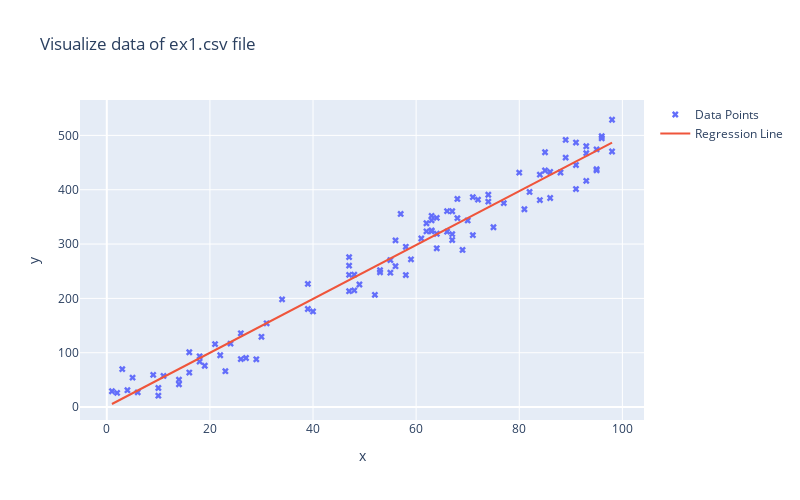

This figure's notebook cell:
### Code cell
x_range = np.linspace(x_col.min(), x_col.max(), 100)
y_range = theta_updated[0] + theta_updated[1] * x_range


fig = go.Figure()
fig.add_trace(go.Scatter(x= pd_dataframe['x'], y= pd_dataframe['y'], mode= 'markers', marker= dict(symbol= 'x'), name= 'Data Points'))
fig.add_trace(go.Scatter(x=x_range, y=y_range, mode='lines', name= 'Regression Line'))
fig.update_xaxes(title = 'x')
fig.update_yaxes(title = 'y', tickangle= 0)
fig.update_layout(width = 800, height= 500, title_text= 'Visualize data of ex1.csv file', showlegend= True)
fig.show()
